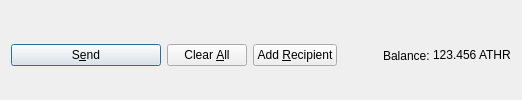
         <widget class="QFrame" name="frame_Send">
          <layout class="QHBoxLayout" name="horizontalLayout">
           <property name="bottomMargin">
            <number>0</number>
           </property>
           <item>
            <widget class="QPushButton" name="sendButton">
             <property name="minimumSize">
              <size>
               <width>150</width>
               <height>0</height>
              </size>
             </property>
             <property name="toolTip">
              <string>Confirm the send action</string>
             </property>
             <property name="text">
              <string>S&amp;end</string>
             </property>
             <property name="icon">
              <iconset resource="../authoracoin.qrc">
               <normaloff>:/icons/send</normaloff>:/icons/send</iconset>
             </property>
             <property name="autoDefault">
              <bool>false</bool>
             </property>
             <property name="default">
              <bool>true</bool>
             </property>
            </widget>
           </item>
           <item>
            <widget class="QPushButton" name="clearButton">
             <property name="sizePolicy">
              <sizepolicy hsizetype="Minimum" vsizetype="Fixed">
               <horstretch>0</horstretch>
               <verstretch>0</verstretch>
              </sizepolicy>
             </property>
             <property name="toolTip">
              <string>Clear all fields of the form.</string>
             </property>
             <property name="text">
              <string>Clear &amp;All</string>
             </property>
             <property name="icon">
              <iconset resource="../authoracoin.qrc">
               <normaloff>:/icons/remove</normaloff>:/icons/remove</iconset>
             </property>
             <property name="autoDefault">
              <bool>false</bool>
             </property>
            </widget>
           </item>
           <item>
            <widget class="QPushButton" name="addButton">
             <property name="toolTip">
              <string>Send to multiple recipients at once</string>
             </property>
             <property name="text">
              <string>Add &amp;Recipient</string>
             </property>
             <property name="icon">
              <iconset resource="../authoracoin.qrc">
               <normaloff>:/icons/add</normaloff>:/icons/add</iconset>
             </property>
             <property name="autoDefault">
              <bool>false</bool>
             </property>
            </widget>
           </item>
           <item>
            <spacer name="horizontalSpacer">
             <property name="orientation">
              <enum>Qt::Horizontal</enum>
             </property>
             <property name="sizeHint" stdset="0">
              <size>
               <width>40</width>
               <height>20</height>
              </size>
             </property>
            </spacer>
           </item>
           <item>
            <layout class="QHBoxLayout" name="horizontalLayout_2">
             <property name="spacing">
              <number>3</number>
             </property>
             <item>
              <widget class="QLabel" name="label">
               <property name="text">
                <string>Balance:</string>
               </property>
              </widget>
             </item>
             <item>
              <widget class="QLabel" name="labelBalance">
               <property name="sizePolicy">
                <sizepolicy hsizetype="Preferred" vsizetype="Fixed">
                 <horstretch>0</horstretch>
                 <verstretch>0</verstretch>
                </sizepolicy>
               </property>
               <property name="cursor">
                <cursorShape>IBeamCursor</cursorShape>
               </property>
               <property name="text">
                <string notr="true">123.456 ATHR</string>
               </property>
               <property name="textInteractionFlags">
                <set>Qt::LinksAccessibleByMouse|Qt::TextSelectableByKeyboard|Qt::TextSelectableByMouse</set>
               </property>
              </widget>
             </item>
            </layout>
           </item>
          </layout>
         </widget>
